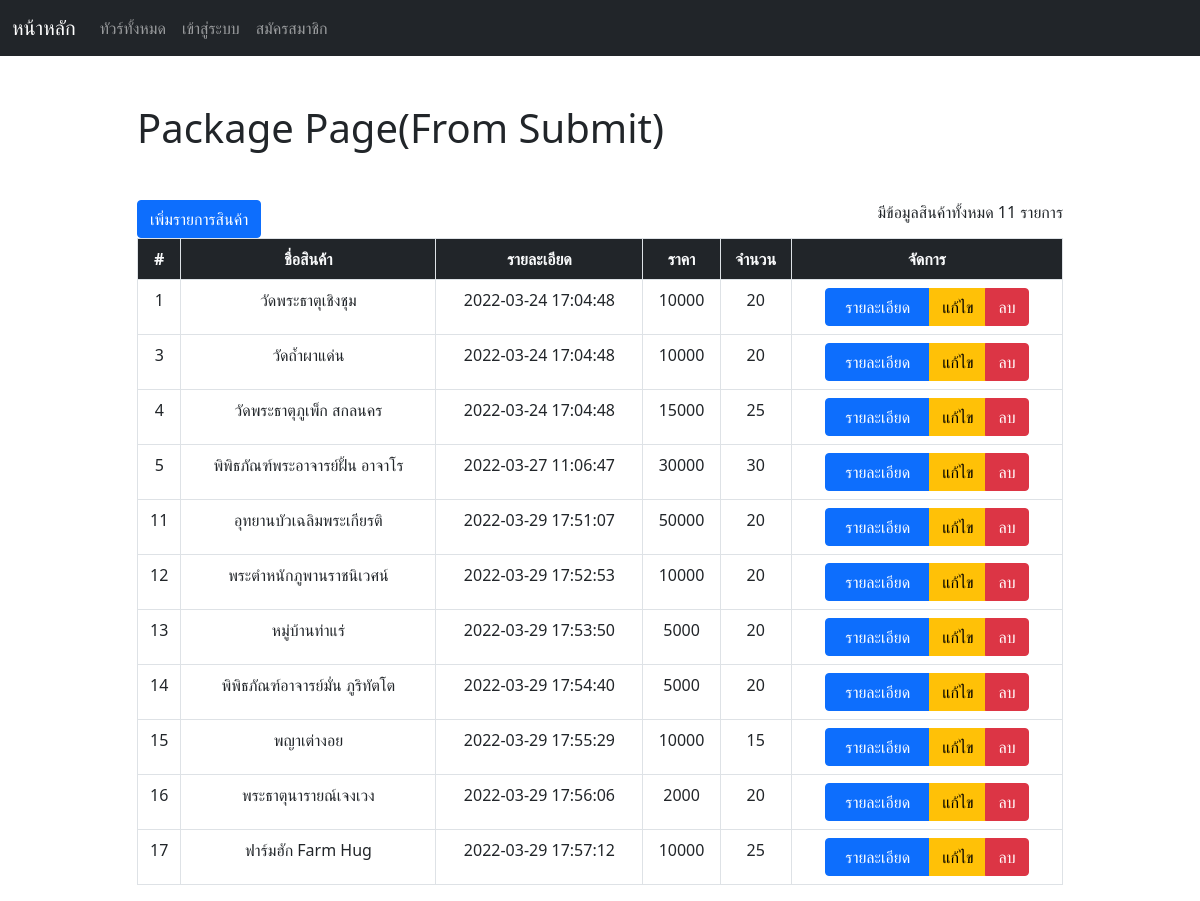
/package.php, run on the app's committed database.
### tables this page shows
CREATE TABLE `tb_package` (
  `package_id` int(10) NOT NULL,
  `place` varchar(100) NOT NULL,
  `price` decimal(10,0) NOT NULL,
  `date` datetime NOT NULL,
  `count_people` int(11) NOT NULL,
  `image` varchar(255) NOT NULL DEFAULT 'https://res.cloudinary.com/dnshsje8a/image/upload/v1648304241/default/download_elwy6b.png',
  `detail` varchar(255) NOT NULL
);

### package.php (the view, shortened to what this page needs)
<?php
    require('./php/connectdb.php');
    require('./header.php');
    $sql = "SELECT * FROM tb_package";
    $result = mysqli_query($conn, $sql);
?>
<!DOCTYPE html>
<html lang="en">
<body>
    <div class="container mt-5">
        <div class="row justify-content-center">
            <div class="col-md-10">
                <h1 class="mb-5"> Package Page(From Submit) </h1>
                <a href="package-form-create.php" class="btn btn-primary"  >เพิ่มรายการสินค้า</a>
                <span class="float-end" >มีข้อมูลสินค้าทั้งหมด <?php echo mysqli_num_rows($result) ?> รายการ </span>
            </div>
            <div class="col-md-10">
                <div class="table-responsive" >
                    <?php if (mysqli_num_rows($result) > 0): ?>
                    <table class="table table-bordered">
                        <thead>
                        <tr class="text-center text-light bg-dark">
                            <th>#</th>
                            <th>ชื่อสินค้า</th>
                            <th>รายละเอียด</th>
                            <th>ราคา</th>
                            <th>จำนวน</th>
                            <th>จัดการ</th>
                        </tr>
                        </thead>
                        <tbody>
                        <?php while ($row = mysqli_fetch_assoc($result)):?>
                            <tr class="text-center">
                                <td> <?php echo $row['package_id'] ?> </td>
                                <td> <?php echo $row['place'] ?> </td>
                                <td> <?php echo $row['date'] ?> </td>
                                <td> <?php echo $row['price'] ?> </td>
                                <td> <?php echo $row['count_people'] ?> </td>
                                <td>
                                    <div class="btn-group">
                                        <button class="btn btn-primary"
                                                data-bs-toggle="modal"
                                                data-bs-target="#my-modal<?php echo $row['package_id'] ?>"
                                                style="width: 105px;"> รายละเอียด </button>
                                        <a href="./package-form-update.php?id=<?php echo $row['package_id'] ?>" class="btn btn-warning"> แก้ไข </a>
                                        <a href="./php/package-delete.php?id=<?php echo $row['package_id'] ?>" class="btn btn-danger"> ลบ </a>
                                    </div>
                                </td>
                            </tr>
                        <?php endwhile; ?>
                        </tbody>
                    </table>
                    <?php
                        else:
                            echo "<p class='mt-5'>ไม่มีข้อมูลในฐานข้อมูล</p>";
                        endif;
                    ?>
                </div>
            </div>
        </div>
    </div>
</body>
</html>

### data on the page
tb_package: package_id "1", place "วัดพระธาตุเชิงชุม", date "2022-03-24 17:04:48", price "10000", count_people "20"
tb_package: package_id "3", place "วัดถ้ำผาแด่น", date "2022-03-24 17:04:48", price "10000", count_people "20"
tb_package: package_id "4", place "วัดพระธาตุภูเพ็ก สกลนคร", date "2022-03-24 17:04:48", price "15000", count_people "25"
tb_package: package_id "5", place "พิพิธภัณฑ์พระอาจารย์ฝั้น อาจาโร", date "2022-03-27 11:06:47", price "30000", count_people "30"
tb_package: package_id "11", place "อุทยานบัวเฉลิมพระเกียรติ", date "2022-03-29 17:51:07", price "50000", count_people "20"
tb_package: package_id "12", place "พระตำหนักภูพานราชนิเวศน์", date "2022-03-29 17:52:53", price "10000", count_people "20"
tb_package: package_id "13", place "หมู่บ้านท่าแร่", date "2022-03-29 17:53:50", price "5000", count_people "20"
tb_package: package_id "14", place "พิพิธภัณฑ์อาจารย์มั่น ภูริทัตโต", date "2022-03-29 17:54:40", price "5000", count_people "20"
tb_package: package_id "15", place "พญาเต่างอย", date "2022-03-29 17:55:29", price "10000", count_people "15"
tb_package: package_id "16", place "พระธาตุนารายณ์เจงเวง", date "2022-03-29 17:56:06", price "2000", count_people "20"
tb_package: package_id "17", place "ฟาร์มฮัก Farm Hug", date "2022-03-29 17:57:12", price "10000", count_people "25"

### other printed values
mysqli_num_rows($result) "11"
